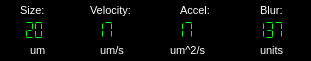
    <widget class="QFrame" name="robotparamsframe">
     <property name="geometry">
      <rect>
       <x>10</x>
       <y>549</y>
       <width>311</width>
       <height>61</height>
      </rect>
     </property>
     <property name="styleSheet">
      <string notr="true"> color: rgb(255, 255, 255);
 background-color: rgb(0, 0, 0);
font-size: 8pt; font: Arial;</string>
     </property>
     <property name="frameShape">
      <enum>QFrame::NoFrame</enum>
     </property>
     <widget class="QLabel" name="robotsizelabel">
      <property name="geometry">
       <rect>
        <x>20</x>
        <y>0</y>
        <width>51</width>
        <height>20</height>
       </rect>
      </property>
      <property name="maximumSize">
       <size>
        <width>300</width>
        <height>50</height>
       </size>
      </property>
      <property name="text">
       <string>Size:   </string>
      </property>
     </widget>
     <widget class="QLabel" name="robotvelocitylabel">
      <property name="geometry">
       <rect>
        <x>90</x>
        <y>0</y>
        <width>81</width>
        <height>21</height>
       </rect>
      </property>
      <property name="maximumSize">
       <size>
        <width>300</width>
        <height>50</height>
       </size>
      </property>
      <property name="text">
       <string>Velocity: </string>
      </property>
     </widget>
     <widget class="QLabel" name="robotblurlabel">
      <property name="geometry">
       <rect>
        <x>260</x>
        <y>0</y>
        <width>61</width>
        <height>20</height>
       </rect>
      </property>
      <property name="maximumSize">
       <size>
        <width>16777215</width>
        <height>50</height>
       </size>
      </property>
      <property name="styleSheet">
       <string notr="true"/>
      </property>
      <property name="text">
       <string>Blur:</string>
      </property>
     </widget>
     <widget class="QLCDNumber" name="blurlcdnum">
      <property name="geometry">
       <rect>
        <x>240</x>
        <y>20</y>
        <width>61</width>
        <height>20</height>
       </rect>
      </property>
      <property name="styleSheet">
       <string notr="true">background-color: rgb(0,0,0); 
color: rgb(0,255,0);</string>
      </property>
      <property name="lineWidth">
       <number>0</number>
      </property>
      <property name="midLineWidth">
       <number>0</number>
      </property>
      <property name="smallDecimalPoint">
       <bool>false</bool>
      </property>
      <property name="digitCount">
       <number>3</number>
      </property>
      <property name="mode">
       <enum>QLCDNumber::Dec</enum>
      </property>
      <property name="segmentStyle">
       <enum>QLCDNumber::Flat</enum>
      </property>
      <property name="value" stdset="0">
       <double>137.000000000000000</double>
      </property>
     </widget>
     <widget class="QLabel" name="robotvelocityunitslabel">
      <property name="geometry">
       <rect>
        <x>100</x>
        <y>40</y>
        <width>41</width>
        <height>20</height>
       </rect>
      </property>
      <property name="maximumSize">
       <size>
        <width>300</width>
        <height>50</height>
       </size>
      </property>
      <property name="text">
       <string>um/s</string>
      </property>
     </widget>
     <widget class="QLCDNumber" name="sizelcdnum">
      <property name="geometry">
       <rect>
        <x>0</x>
        <y>20</y>
        <width>61</width>
        <height>20</height>
       </rect>
      </property>
      <property name="styleSheet">
       <string notr="true">background-color: rgb(0,0,0); 
color: rgb(0,255,0);</string>
      </property>
      <property name="lineWidth">
       <number>0</number>
      </property>
      <property name="midLineWidth">
       <number>0</number>
      </property>
      <property name="smallDecimalPoint">
       <bool>false</bool>
      </property>
      <property name="digitCount">
       <number>3</number>
      </property>
      <property name="mode">
       <enum>QLCDNumber::Dec</enum>
      </property>
      <property name="segmentStyle">
       <enum>QLCDNumber::Flat</enum>
      </property>
      <property name="value" stdset="0">
       <double>20.000000000000000</double>
      </property>
     </widget>
     <widget class="QLCDNumber" name="vellcdnum">
      <property name="geometry">
       <rect>
        <x>80</x>
        <y>20</y>
        <width>41</width>
        <height>20</height>
       </rect>
      </property>
      <property name="layoutDirection">
       <enum>Qt::LeftToRight</enum>
      </property>
      <property name="styleSheet">
       <string notr="true">background-color: rgb(0,0,0); 
color: rgb(0,255,0);</string>
      </property>
      <property name="lineWidth">
       <number>0</number>
      </property>
      <property name="midLineWidth">
       <number>0</number>
      </property>
      <property name="smallDecimalPoint">
       <bool>false</bool>
      </property>
      <property name="digitCount">
       <number>3</number>
      </property>
      <property name="mode">
       <enum>QLCDNumber::Dec</enum>
      </property>
      <property name="segmentStyle">
       <enum>QLCDNumber::Flat</enum>
      </property>
      <property name="value" stdset="0">
       <double>17.100000000000001</double>
      </property>
     </widget>
     <widget class="QLabel" name="robotsizeunitslabel">
      <property name="geometry">
       <rect>
        <x>30</x>
        <y>40</y>
        <width>31</width>
        <height>20</height>
       </rect>
      </property>
      <property name="maximumSize">
       <size>
        <width>300</width>
        <height>50</height>
       </size>
      </property>
      <property name="text">
       <string>um  </string>
      </property>
     </widget>
     <widget class="QLabel" name="robotaccellabel">
      <property name="geometry">
       <rect>
        <x>180</x>
        <y>0</y>
        <width>61</width>
        <height>21</height>
       </rect>
      </property>
      <property name="maximumSize">
       <size>
        <width>300</width>
        <height>50</height>
       </size>
      </property>
      <property name="text">
       <string>Accel:</string>
      </property>
     </widget>
     <widget class="QLabel" name="robotaccelunitslabel">
      <property name="geometry">
       <rect>
        <x>170</x>
        <y>40</y>
        <width>41</width>
        <height>20</height>
       </rect>
      </property>
      <property name="maximumSize">
       <size>
        <width>300</width>
        <height>50</height>
       </size>
      </property>
      <property name="text">
       <string>um^2/s</string>
      </property>
     </widget>
     <widget class="QLCDNumber" name="accellcdnum">
      <property name="geometry">
       <rect>
        <x>160</x>
        <y>20</y>
        <width>41</width>
        <height>20</height>
       </rect>
      </property>
      <property name="styleSheet">
       <string notr="true">background-color: rgb(0,0,0); 
color: rgb(0,255,0);</string>
      </property>
      <property name="lineWidth">
       <number>0</number>
      </property>
      <property name="midLineWidth">
       <number>0</number>
      </property>
      <property name="smallDecimalPoint">
       <bool>false</bool>
      </property>
      <property name="digitCount">
       <number>3</number>
      </property>
      <property name="mode">
       <enum>QLCDNumber::Dec</enum>
      </property>
      <property name="segmentStyle">
       <enum>QLCDNumber::Flat</enum>
      </property>
      <property name="value" stdset="0">
       <double>17.100000000000001</double>
      </property>
     </widget>
     <widget class="QLabel" name="robotblurunitslabel">
      <property name="geometry">
       <rect>
        <x>260</x>
        <y>40</y>
        <width>41</width>
        <height>20</height>
       </rect>
      </property>
      <property name="maximumSize">
       <size>
        <width>300</width>
        <height>50</height>
       </size>
      </property>
      <property name="text">
       <string>units</string>
      </property>
     </widget>
    </widget>
